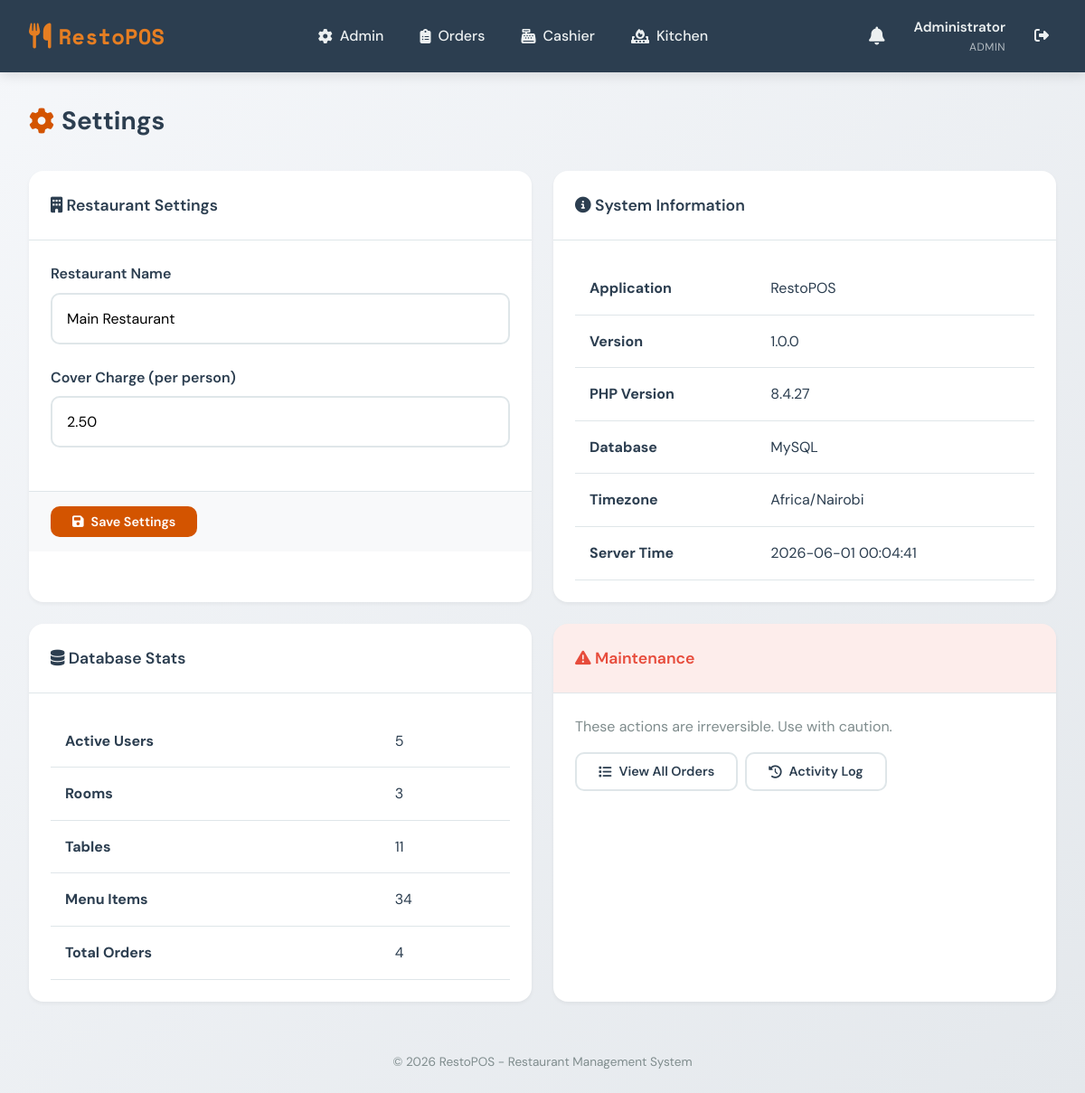
Screenshot of /admin/settings.php (signed in) with the database file from the repository.
### tables this page shows
CREATE TABLE `users` (
  `id` int NOT NULL,
  `username` varchar(50) NOT NULL,
  `password` varchar(255) NOT NULL,
  `full_name` varchar(100) NOT NULL,
  `role` enum('admin','waiter','cashier','kitchen') NOT NULL,
  `email` varchar(100) DEFAULT NULL,
  `phone` varchar(20) DEFAULT NULL,
  `active` tinyint(1) DEFAULT '1',
  `created_at` timestamp NULL DEFAULT CURRENT_TIMESTAMP,
  `updated_at` timestamp NULL DEFAULT CURRENT_TIMESTAMP ON UPDATE CURRENT_TIMESTAMP
);

CREATE TABLE `workspaces` (
  `id` int NOT NULL,
  `name` varchar(100) NOT NULL,
  `cover_charge` decimal(10,2) DEFAULT '2.50',
  `printer_config` json DEFAULT NULL,
  `notification_settings` json DEFAULT NULL,
  `created_at` timestamp NULL DEFAULT CURRENT_TIMESTAMP,
  `updated_at` timestamp NULL DEFAULT CURRENT_TIMESTAMP ON UPDATE CURRENT_TIMESTAMP
);

### includes/functions.php (called while the page is built, shortened)
<?php
function getCurrentUser() {
    $pdo = getDBConnection();
    $stmt = $pdo->prepare("SELECT * FROM users WHERE id = ? AND active = 1");
    $stmt->execute([$_SESSION['user_id']]);
    return $stmt->fetch();
}
function hasRole($roles) {
    $user = getCurrentUser();
    return in_array($user['role'], $roles);
}
function sanitize($input) {
    return htmlspecialchars(trim($input), ENT_QUOTES, 'UTF-8');
}

### admin/settings.php (the view, shortened to what this page needs)
<?php
require_once __DIR__ . '/../includes/functions.php';
$pdo = getDBConnection();
$stmt = $pdo->query("SELECT * FROM workspaces LIMIT 1");
$workspace = $stmt->fetch();
include __DIR__ . '/../includes/header.php';
?>
<div class="page-header">
    <h1><i class="fas fa-cog"></i> Settings</h1>
</div>
<div style="display: grid; grid-template-columns: repeat(auto-fit, minmax(400px, 1fr)); gap: var(--space-lg);">
    <div class="card">
        <div class="card-header">
            <h2><i class="fas fa-building"></i> Restaurant Settings</h2>
        </div>
        <form method="POST">
            <div class="card-body">
                <div class="form-group">
                    <label class="form-label">Restaurant Name</label>
                    <input type="text" name="name" class="form-control"
                           value="<?= htmlspecialchars($workspace['name']) ?>" required>
                </div>
                <div class="form-group">
                    <label class="form-label">Cover Charge (per person)</label>
                    <input type="number" name="cover_charge" class="form-control"
                           step="0.01" value="<?= $workspace['cover_charge'] ?>" required>
                </div>
            </div>
            <div class="card-footer">
                <button type="submit" class="btn btn-primary">
                    <i class="fas fa-save"></i> Save Settings
                </button>
            </div>
        </form>
    </div>
    <div class="card">
        <div class="card-header">
            <h2><i class="fas fa-info-circle"></i> System Information</h2>
        </div>
        <div class="card-body">
            <table class="data-table">
                <tr>
                    <td><strong>Application</strong></td>
                    <td><?= APP_NAME ?></td>
                </tr>
                <tr>
                    <td><strong>Version</strong></td>
                    <td><?= APP_VERSION ?></td>
                </tr>
                <tr>
                    <td><strong>PHP Version</strong></td>
                    <td><?= phpversion() ?></td>
                </tr>
                <tr>
                    <td><strong>Database</strong></td>
                    <td>MySQL</td>
                </tr>
                <tr>
                    <td><strong>Timezone</strong></td>
                    <td><?= date_default_timezone_get() ?></td>
                </tr>
                <tr>
                    <td><strong>Server Time</strong></td>
                    <td><?= date('Y-m-d H:i:s') ?></td>
                </tr>
            </table>
        </div>
    </div>
    <div class="card">
        <div class="card-header">
            <h2><i class="fas fa-database"></i> Database Stats</h2>
        </div>
        <div class="card-body">
            <?php
            $stmt = $pdo->query("SELECT COUNT(*) as c FROM users WHERE active = 1");
            $userCount = $stmt->fetch()['c'];
            $stmt = $pdo->query("SELECT COUNT(*) as c FROM menu_items WHERE active = 1");
            $menuCount = $stmt->fetch()['c'];
            $stmt = $pdo->query("SELECT COUNT(*) as c FROM tables_restaurant");
            $tableCount = $stmt->fetch()['c'];
            $stmt = $pdo->query("SELECT COUNT(*) as c FROM orders");
            $orderCount = $stmt->fetch()['c'];
            $stmt = $pdo->query("SELECT COUNT(*) as c FROM rooms WHERE active = 1");
            $roomCount = $stmt->fetch()['c'];
            ?>
            <table class="data-table">
                <tr>
                    <td><strong>Active Users</strong></td>
                    <td><?= $userCount ?></td>
                </tr>
                <tr>
                    <td><strong>Rooms</strong></td>
                    <td><?= $roomCount ?></td>
                </tr>
                <tr>
                    <td><strong>Tables</strong></td>
                    <td><?= $tableCount ?></td>
                </tr>
                <tr>
                    <td><strong>Menu Items</strong></td>
                    <td><?= $menuCount ?></td>
                </tr>
                <tr>
                    <td><strong>Total Orders</strong></td>
                    <td><?= $orderCount ?></td>
                </tr>
            </table>
        </div>
    </div>
    <div class="card">
        <div class="card-header" style="background: rgba(231,76,60,0.1);">
            <h2 class="text-danger"><i class="fas fa-exclamation-triangle"></i> Maintenance</h2>
        </div>
        <div class="card-body">
            <p class="text-muted mb-md">
                These actions are irreversible. Use with caution.
            </p>
            <div class="d-flex gap-sm" style="flex-wrap: wrap;">
                <a href="/admin/orders.php" class="btn btn-outline">
                    <i class="fas fa-list"></i> View All Orders
                </a>
                <a href="/admin/activity.php" class="btn btn-outline">
                    <i class="fas fa-history"></i> Activity Log
                </a>
            </div>
        </div>
    </div>
</div>
<?php include __DIR__ . '/../includes/footer.php'; ?>

### includes/header.php (shortened to what this page needs)
<?php
$currentUser = getCurrentUser();
$currentPage = basename($_SERVER['PHP_SELF'], '.php');
?>
<!DOCTYPE html>
<html lang="en">
<head>
    <link rel="stylesheet" href="https://cdnjs.cloudflare.com/ajax/libs/font-awesome/6.4.0/css/all.min.css">
    <link rel="stylesheet" href="/assets/css/style.css">
</head>
<body class="role-<?= $currentUser['role'] ?? 'guest' ?>">
    <nav class="main-nav">
        <div class="nav-brand">
            <i class="fas fa-utensils"></i>
            <span>RestoPOS</span>
        </div>
        <?php if ($currentUser): ?>
        <div class="nav-links">
            <?php if (hasRole(['admin'])): ?>
                <a href="/admin/index.php" class="<?= strpos($currentPage, 'admin') !== false ? 'active' : '' ?>">
                    <i class="fas fa-cog"></i> Admin
                </a>
            <?php endif; ?>
            <?php if (hasRole(['admin', 'waiter'])): ?>
                <a href="/waiter/index.php" class="<?= strpos($currentPage, 'waiter') !== false || $currentPage === 'tables' ? 'active' : '' ?>">
                    <i class="fas fa-clipboard-list"></i> Orders
                </a>
            <?php endif; ?>
            <?php if (hasRole(['admin', 'cashier'])): ?>
                <a href="/cashier/index.php" class="<?= strpos($currentPage, 'cashier') !== false ? 'active' : '' ?>">
                    <i class="fas fa-cash-register"></i> Cashier
                </a>
            <?php endif; ?>
            <?php if (hasRole(['admin', 'kitchen'])): ?>
                <a href="/kitchen/index.php" class="<?= strpos($currentPage, 'kitchen') !== false ? 'active' : '' ?>">
                    <i class="fas fa-fire-burner"></i> Kitchen
                </a>
            <?php endif; ?>
        </div>
        <div class="nav-user">
            <div class="notifications-bell" id="notificationsBell">
                <i class="fas fa-bell"></i>
            </div>
            <div class="user-info">
                <span class="user-name"><?= sanitize($currentUser['full_name']) ?></span>
                <span class="user-role"><?= ucfirst($currentUser['role']) ?></span>
            </div>
            <a href="/logout.php" class="btn-logout" title="Logout">
                <i class="fas fa-sign-out-alt"></i>
            </a>
        </div>
        <?php else: ?>
        <div class="nav-links">
            <a href="/login.php">Login</a>
        </div>
        <?php endif; ?>
    </nav>
    <main class="main-content">

### rows the page displays
users: full_name "Administrator", role "ADMIN"
workspaces: name "Main Restaurant", cover_charge "2.50"

### other values shown
APP_NAME "RestoPOS"
APP_VERSION "1.0.0"
phpversion() "8.4.27"
date_default_timezone_get() "Africa/Nairobi"
$userCount "5"
$roomCount "3"
$tableCount "11"
$menuCount "34"
$orderCount "4"
